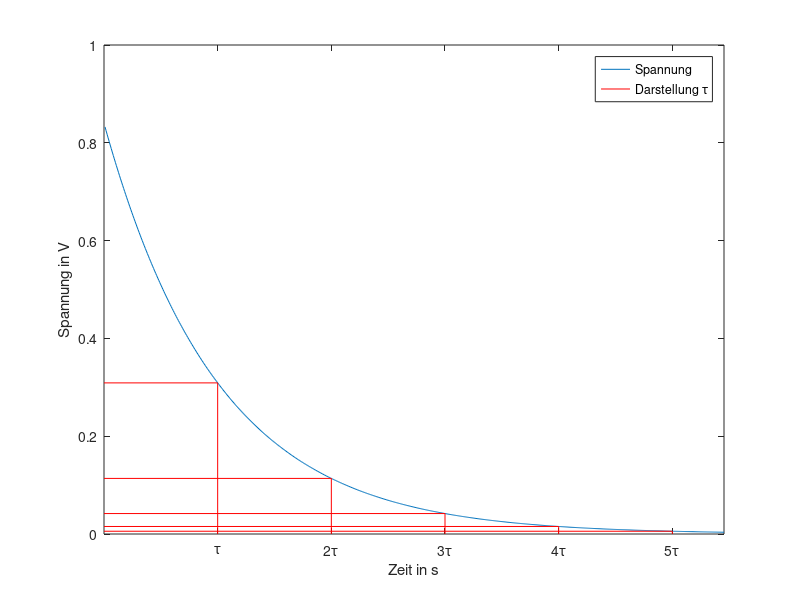

Reproduce this figure in MATLAB. (Note: this script raises an error after producing the figure.)
% Wie in der Diskussion hergeleitet, ist die Formel zur Berechnung der Spannung in Abhänigkeit der Zeit bei der Entladung eines Kondensators folgende:
%	 U = U_0 * e .^ (- t / tau)
% Für dieses Beispiel wird U_0 = 0.42 V gesetzt, was in etwa der maximalen Spannung der Kondensators im realen Experiment entspricht

tau = 110; % Wie in der Diskussion berechnet


% Graphische Darstellung der Spannung


x = [1:600]; % Zeit in Sekunden
y  = 0.84 * exp(1) .^ (- x ./ tau);

plot(x, y);


% Weitere Betonung bestimmter Zeitpunkte


t1 = tau;
t2 = 2 * tau;
t3 = 3 * tau;
t4 = 4 * tau;
t5 = 5 * tau;

y1 = 0.84 * exp(1) .^ (- t1 ./ tau);
y2 = 0.84 * exp(1) .^ (- t2 ./ tau);
y3 = 0.84 * exp(1) .^ (- t3 ./ tau);
y4 = 0.84 * exp(1) .^ (- t4 ./ tau);
y5 = 0.84 * exp(1) .^ (- t5 ./ tau);

hold on

line([0 t1], [y1 y1], 'Color', 'red');
line([0 t2], [y2 y2], 'Color', 'red');
line([0 t3], [y3 y3], 'Color', 'red');
line([0 t4], [y4 y4], 'Color', 'red');
line([0 t5], [y5 y5], 'Color', 'red');

line([t1 t1], [0 y1], 'Color', 'red');
line([t2 t2], [0 y2], 'Color', 'red');
line([t3 t3], [0 y3], 'Color', 'red');
line([t4 t4], [0 y4], 'Color', 'red');
line([t5 t5], [0 y5], 'Color', 'red');

xlabel("Zeit in s");
ylabel("Spannung in V");

legend('Spannung', 'Darstellung \tau');

set(gca,'XTick',[t1 t2 t3 t4 t5],'XTickLabel',{'\tau', '2\tau', '3\tau', '4\tau', '5\tau'});

fig = findobj('Type', 'figure');
fig.PaperUnits = "inches";
fig.PaperPosition = [0 0 6 4]
print('/home/andreas/docs/kit/len/workshop/doc/latex/theorie_kondensator', '-dsvg', '-r0')